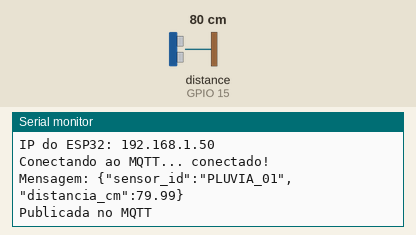
Bench run of a program on a simulated ESP32. Shown: the last lines printed to the serial monitor. Wiring (inferred from the names in the program): ultrasonic range finder: trigger GPIO 14; echo GPIO 15. Inputs (shaded band) come from the test bench; at power-on: distance to the obstacle (sensor on GPIO 15) 80 cm. The echo pulse lasts 58.3 µs per cm; WiFi joins after 1.5 s; servers stay silent unless stated; no MQTT or app messages arrive unless stated.

Above: at 2.7 s.
2.8 s: distance to the obstacle (sensor on GPIO 15) set to 2 cm
At 5.0 s:
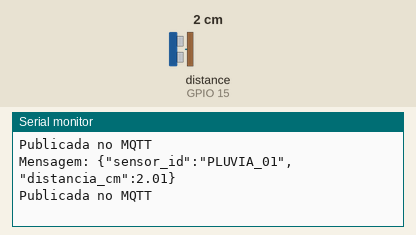
5.5 s: distance to the obstacle (sensor on GPIO 15) set to 4 cm
At 7.0 s:
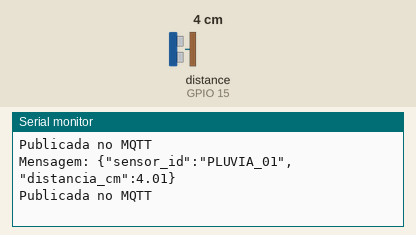
Timing chart, 0 to 8.5 s (numbered marks = the images above; inputs shaded):
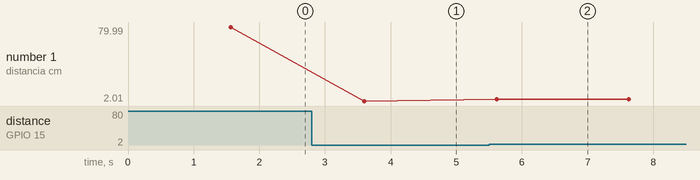

Measured:
- after the input at 2.8 s, the serial monitor: prints a new line after 0.80 s (image 1)
- after the input at 5.5 s, the serial monitor: prints a new line after 0.12 s (image 2)
- plotted number 1: 79.99 → 2.01 after the input at 2.8 s, 2.01 → 4.01 after the input at 5.5 s

The program:

main.cpp
```cpp
#include <Arduino.h>
#include <WiFi.h>
#include <PubSubClient.h>

const char* WIFI_SSID = "NOME_WIFI";
const char* WIFI_SENHA = "SENHA_WIFI.";

const char* MQTT_BROKER = "IP_DO_SERVIDOR_MQTT";
const int MQTT_PORT = 1883;

const char* TOPICO = "pluvia/sensor01/leituras";

#define TRIG_PIN 14
#define ECHO_PIN 15

WiFiClient wifiClient;
PubSubClient mqtt(wifiClient);

float medirDistancia() {
    digitalWrite(TRIG_PIN, LOW);
    delayMicroseconds(3);

    digitalWrite(TRIG_PIN, HIGH);
    delayMicroseconds(10);
    digitalWrite(TRIG_PIN, LOW);

    unsigned long duracao =
        pulseIn(ECHO_PIN, HIGH, 30000);

    if (duracao == 0) {
        return -1;
    }

    float distancia = duracao * 0.0343f / 2.0f;

    if (distancia < 2 || distancia > 400) {
        return -1;
    }

    return distancia;
}

void conectarWiFi() {
    WiFi.mode(WIFI_STA);
    WiFi.begin(WIFI_SSID, WIFI_SENHA);

    Serial.print("Conectando ao Wi-Fi");

    while (WiFi.status() != WL_CONNECTED) {
        delay(500);
        Serial.print(".");
    }

    Serial.println("\nWi-Fi conectado!");
    Serial.print("IP do ESP32: ");
    Serial.println(WiFi.localIP());
}

void conectarMQTT() {
    while (!mqtt.connected()) {
        String clientId = "PluviaESP32-";
        clientId += String((uint32_t)ESP.getEfuseMac(), HEX);

        Serial.print("Conectando ao MQTT... ");

        if (mqtt.connect(clientId.c_str())) {
            Serial.println("conectado!");
        } else {
            Serial.print("falhou. Estado: ");
            Serial.println(mqtt.state());
            delay(3000);
        }
    }
}

void setup() {
    Serial.begin(9600);

    pinMode(TRIG_PIN, OUTPUT);
    pinMode(ECHO_PIN, INPUT);
    digitalWrite(TRIG_PIN, LOW);

    conectarWiFi();

    mqtt.setServer(MQTT_BROKER, MQTT_PORT);
    mqtt.setBufferSize(256);
}

void loop() {
    if (WiFi.status() != WL_CONNECTED) {
        conectarWiFi();
    }

    if (!mqtt.connected()) {
        conectarMQTT();
    }

    mqtt.loop();

    float distancia = medirDistancia();

    if (distancia >= 0) {
        char mensagem[160];

        snprintf(
            mensagem,
            sizeof(mensagem),
            "{\"sensor_id\":\"PLUVIA_01\","
            "\"distancia_cm\":%.2f}",
            distancia
        );

        bool enviado = mqtt.publish(TOPICO, mensagem);

        Serial.print("Mensagem: ");
        Serial.println(mensagem);

        Serial.println(
            enviado ? "Publicada no MQTT"
                    : "Falha ao publicar"
        );
    } else {
        Serial.println("Leitura invalida do sensor");
    }

    delay(2000);
}
```
